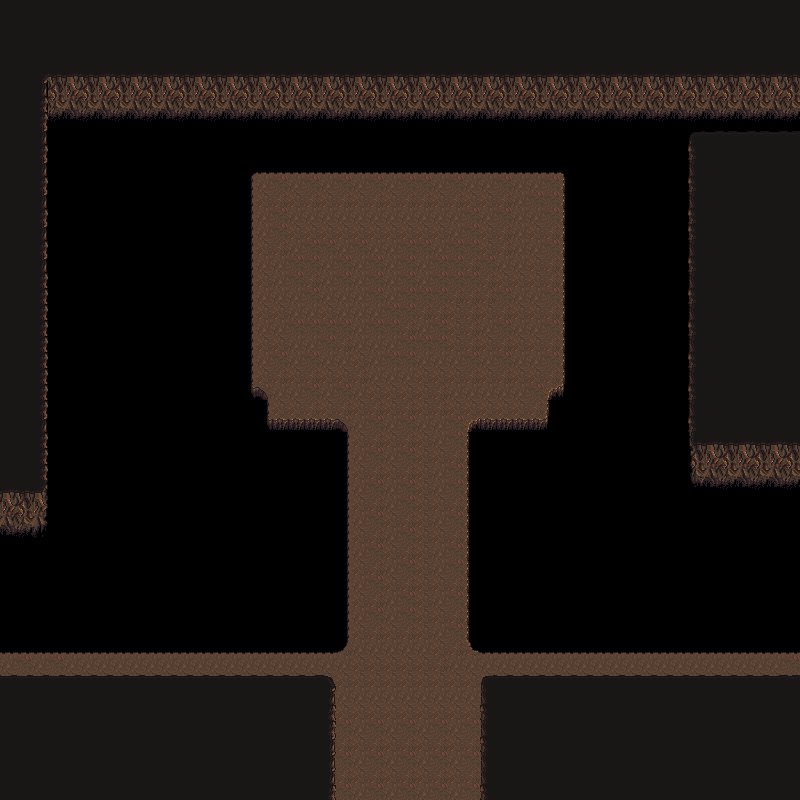

A level layout from a 2D game, rendered from its tile map. Below: a short description, then the map file with tile-grid data replaced by summaries:
An orthogonal 50x50 tile map with 16x16 px tiles, 2 tile layers (Background, Structure), 2 tilesets and 20 objects (2x Ruxoll, CAVE).

<map version="1.2" tiledversion="1.3.4" orientation="orthogonal" renderorder="right-down" width="50" height="50" tilewidth="16" tileheight="16" infinite="0" nextlayerid="17" nextobjectid="116">
 <tileset firstgid="1" name="cave" tilewidth="16" tileheight="16" tilecount="336" columns="16">
  <image source="../../MapTexture/cave.png" trans="ff00ff" width="256" height="336" />
  <tile id="304">
   <animation>
    <frame tileid="304" duration="200" />
    <frame tileid="306" duration="200" />
    <frame tileid="308" duration="200" />
    <frame tileid="306" duration="200" />
    <frame tileid="304" duration="100" />
   </animation>
  </tile>
  <tile id="305">
   <animation>
    <frame tileid="305" duration="200" />
    <frame tileid="307" duration="200" />
    <frame tileid="309" duration="200" />
    <frame tileid="307" duration="200" />
    <frame tileid="305" duration="100" />
   </animation>
  </tile>
  <tile id="320">
   <animation>
    <frame tileid="320" duration="200" />
    <frame tileid="322" duration="200" />
    <frame tileid="324" duration="200" />
    <frame tileid="322" duration="200" />
    <frame tileid="320" duration="100" />
   </animation>
  </tile>
  <tile id="321">
   <animation>
    <frame tileid="321" duration="200" />
    <frame tileid="323" duration="200" />
    <frame tileid="325" duration="200" />
    <frame tileid="323" duration="200" />
    <frame tileid="321" duration="100" />
   </animation>
  </tile>
 </tileset>
 <tileset firstgid="337" name="SNES - Final Fantasy 6 - Imperial Camp Tiles" tilewidth="16" tileheight="16" tilecount="528" columns="33">
  <image source="../../MapTexture/SNES - Final Fantasy 6 - Imperial Camp Tiles.png" trans="ff00ff" width="528" height="256" />
 </tileset>
 <layer id="15" name="Background" width="50" height="50">
  <data>[2500 cells, 2500 non-empty, 17 distinct tile ids]</data>
 </layer>
 <layer id="16" name="Structure" width="50" height="50">
  <data>[2500 cells, 967 non-empty, 30 distinct tile ids]</data>
 </layer>
 <objectgroup id="2" name="Wall">
  <object id="97" x="1" y="673.818" width="333.333" height="10.1818" />
  <object id="98" x="-1" y="645.273" width="347.045" height="9.68177" />
  <object id="99" name="Ruxoll" x="394.75" y="254.25" width="26.25" height="30.75" />
  <object id="101" x="344" y="425" width="7.66667" height="222.667" />
  <object id="102" x="266.333" y="415.667" width="79" height="14.3333" />
  <object id="103" x="249" y="385.333" width="18.6667" height="10.3333" />
  <object id="104" x="261" y="391.667" width="9" height="29.6667" />
  <object id="105" x="245.667" y="175" width="9.66667" height="214.333" />
  <object id="106" x="247" y="169.5" width="324" height="6.5" />
  <object id="107" x="560" y="171" width="6" height="219" />
  <object id="108" x="549.818" y="386.727" width="15.2727" height="9.27273" />
  <object id="109" x="544.727" y="390.909" width="8.72727" height="36.1818" />
  <object id="110" x="468.727" y="416.364" width="80" height="10.7273" />
  <object id="111" x="464.667" y="420.667" width="7.33333" height="230" />
  <object id="112" x="469" y="648" width="330.333" height="8.66667" />
  <object id="113" x="483" y="673.667" width="318" height="6.66667" />
  <object id="114" x="479.333" y="677.333" width="8.33333" height="120.667" />
  <object id="115" x="328.667" y="681" width="9.33333" height="117" />
 </objectgroup>
 <objectgroup id="9" name="Door">
  <object id="95" name="CAVE" x="337" y="785.667" width="141" height="12" />
 </objectgroup>
 <objectgroup id="6" name="Object">
  <object id="100" name="Ruxoll" x="389" y="250.25" width="37.75" height="40.5" />
 </objectgroup>
</map>
